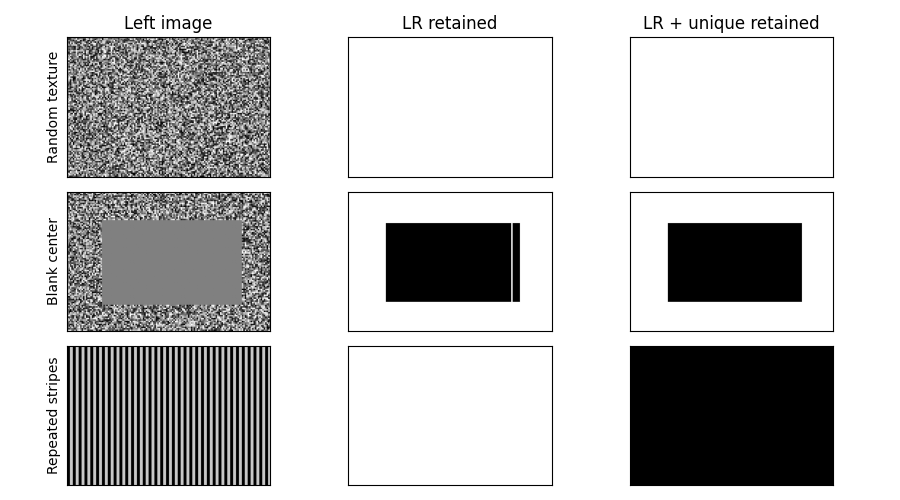

Reproduce this figure in Python.
"""Controlled planar stereo diagnostic. Run inside this directory."""
import csv
import time
import platform
import numpy as np
import matplotlib
matplotlib.use("Agg")
import matplotlib.pyplot as plt

rng = np.random.default_rng(47)
h, w, d = 96, 192, 6
# Mean SAD in 5x5 windows; search integer disparities 0..12.
def match(a, b, direction):
    costs = []
    for k in range(13):
        v = np.abs(a.astype(float) - np.roll(b, direction*k, axis=1))
        z = np.pad(v, 2, mode="edge")
        costs.append(np.lib.stride_tricks.sliding_window_view(z, (5,5)).mean(axis=(-1,-2)))
    best_two = np.partition(costs, 1, axis=0)[:2]
    return np.argmin(costs, axis=0), best_two[1] - best_two[0]

fig, axes = plt.subplots(3, 3, figsize=(9,5))
rows = []
x = np.indices((h,w))[1]
for i, name in enumerate(["Random texture", "Blank center", "Repeated stripes"]):
    a = rng.integers(0,256,(h,w),dtype=np.uint8)
    if i == 1: a[20:78,50:146] = 128
    if i == 2: a = ((x % 4 < 2)*200).astype(np.uint8)
    b = np.roll(a,-d,axis=1)
    b[:,-d:] = 0
    left, gap = match(a,b,1)
    right, _ = match(b,a,-1)
    roi = (x>=26)&(x<w-26)
    lr = roi & (left>0) & (abs(left-np.take_along_axis(right,np.maximum(x-left,0),axis=1))<=1)
    unique = lr & (gap>0)  # exact ties only; not calibrated confidence
    for label,mask in [("LR",lr),("LR + unique",unique)]:
        rows.append([name,label,int(mask.sum()),int(roi.sum()),round(100*mask.sum()/roi.sum(),2), round(abs(left[mask]-d).mean(),4) if mask.any() else "NA"])
    for ax,img in zip(axes[i],[a,lr,unique]):
        ax.imshow(img[:,26:-26], cmap="gray",vmin=0,vmax=255 if ax==axes[i,0] else 1)
        ax.set_xticks([]); ax.set_yticks([])
    axes[i,0].set_ylabel(name)
for ax,title in zip(axes[0],["Left image","LR retained","LR + unique retained"]): ax.set_title(title)
fig.tight_layout()
fig.savefig("uniqueness.png",dpi=100)
with open("uniqueness.csv","w",newline="") as f:
    writer=csv.writer(f);writer.writerow(["scene","filter","kept","evaluated","coverage_pct","retained_MAE_px"]);writer.writerows(rows)
